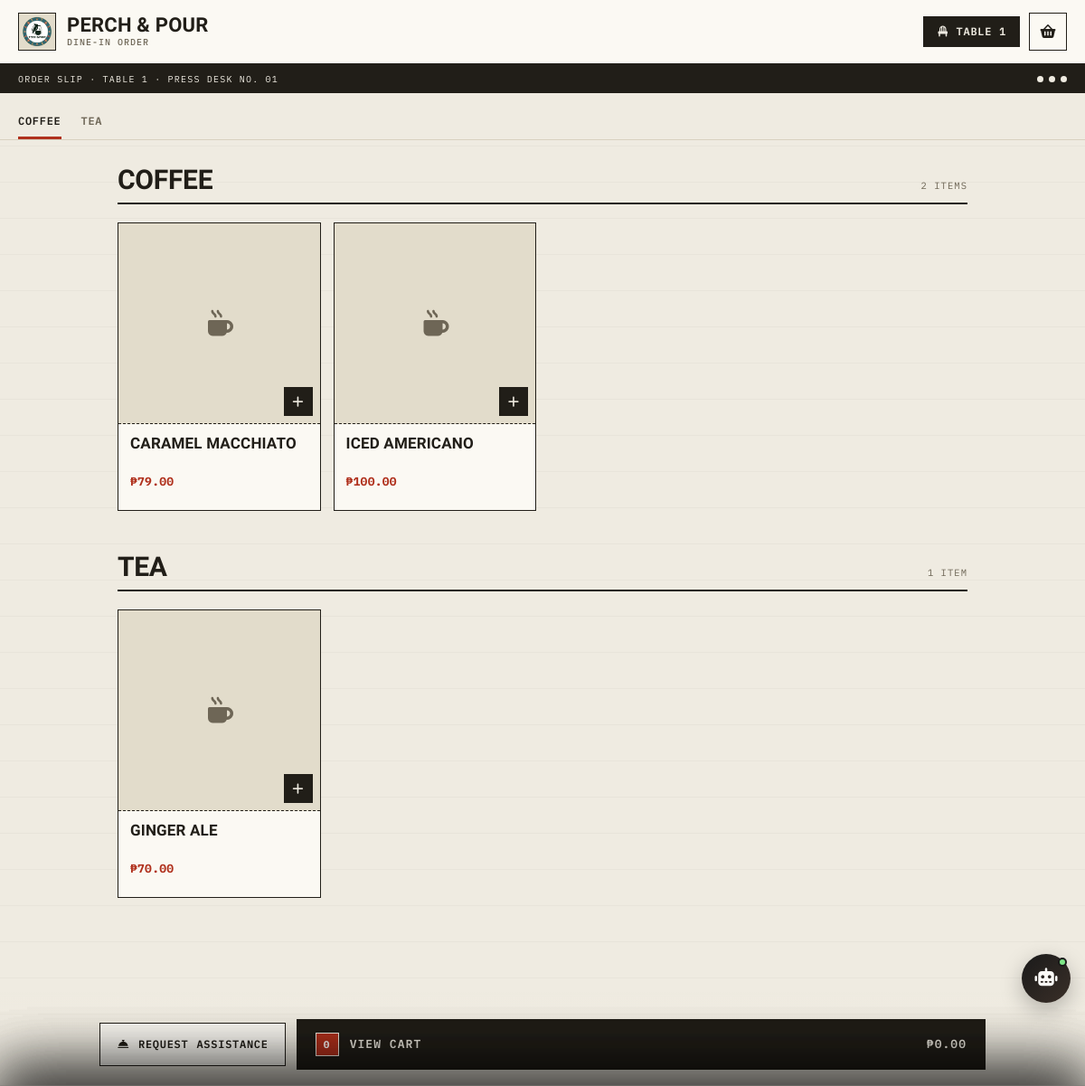
The app's page /index.php?table=TABLE-5106BE6AA861 with its own data.
### tables this page shows
CREATE TABLE `tables` (
  `table_id` int(11) NOT NULL,
  `table_number` varchar(20) NOT NULL,
  `qr_code` varchar(64) NOT NULL,
  `created_at` timestamp NOT NULL DEFAULT current_timestamp()
);

CREATE TABLE `menu_items` (
  `item_id` int(11) NOT NULL,
  `item_name` varchar(100) NOT NULL,
  `category` enum('Coffee','Tea','Soda','Fruit Juice','Milk') NOT NULL,
  `price` decimal(8,2) NOT NULL,
  `image` varchar(255) DEFAULT NULL,
  `is_available` tinyint(1) NOT NULL DEFAULT 1,
  `has_size` tinyint(1) NOT NULL DEFAULT 0,
  `has_sweetness` tinyint(1) NOT NULL DEFAULT 0,
  `has_milk_type` tinyint(1) NOT NULL DEFAULT 0,
  `has_addons` tinyint(1) NOT NULL DEFAULT 0,
  `created_at` timestamp NOT NULL DEFAULT current_timestamp(),
  `updated_at` timestamp NOT NULL DEFAULT current_timestamp() ON UPDATE current_timestamp()
);

### index.php (the view, shortened to what this page needs)
<?php
include 'config/db_connect.php';
$tableToken = trim($_GET['table'] ?? '');
$tableInfo  = null;
$menuByCategory = [];
if ($tableToken !== '') {
    $stmt = mysqli_prepare($conn, "SELECT * FROM tables WHERE qr_code = ?");
    mysqli_stmt_bind_param($stmt, "s", $tableToken);
    mysqli_stmt_execute($stmt);
    $res = mysqli_stmt_get_result($stmt);
    $tableInfo = mysqli_fetch_assoc($res);
}
if ($tableInfo) {
    $res = mysqli_query($conn, "SELECT * FROM menu_items WHERE is_available = 1 ORDER BY category ASC, item_name ASC");
    while ($row = mysqli_fetch_assoc($res)) {
        $menuByCategory[$row['category']][] = $row;
    }
}
function resolveProductImage($raw) {
    $raw = ltrim(str_replace('\\', '/', $raw), '/');
    $candidates = [];
    $filename = basename($raw);
    $candidates[] = 'uploads/menu/' . $filename;
    $candidates[] = 'uploads/cleaning/' . $filename;
    $candidates[] = 'uploads/' . $filename;
    return null;
}
?>
<!DOCTYPE html>
<html lang="en">
<head>
<link rel="stylesheet" href="vendor/bootstrap-5.3.8/css/bootstrap.min.css">
<link rel="stylesheet" href="vendor/fontawesome-free-7.3.1/css/all.min.css">
</head>
<body<?= ($tableInfo && !empty($menuByCategory)) ? ' class="has-floating-bar"' : '' ?>>
<?php if ($tableInfo): ?>
    <div class="cust-topbar">
        <div class="cust-brand">
            <div class="mark">
                <img src="img/logo.png" alt="Perch & Pour logo" onerror="this.style.display='none'; this.parentNode.innerHTML='<i class=&quot;fa-solid fa-mug-hot&quot;></i>';">
            </div>
            <div class="name">Perch &amp; Pour<small>Dine-in Order</small></div>
        </div>
        <div class="topbar-right">
            <div class="table-chip"><i class="fa-solid fa-chair"></i> Table <?= htmlspecialchars($tableInfo['table_number']) ?></div>
            <button type="button" class="cart-icon-btn" id="openCartBtn">
                <i class="fa-solid fa-basket-shopping"></i>
            </button>
        </div>
    </div>
    <?php if (empty($menuByCategory)): ?>
        <div class="masthead-band">
            <span>Order Slip &middot; Awaiting Menu</span>
            <div class="dots"><span></span><span></span><span></span></div>
        </div>
        <div class="error-state">
            <i class="fa-solid fa-mug-hot"></i>
            <h2>Menu Not Ready</h2>
            <p>Our menu is not available at the moment. Please call a staff member for assistance.</p>
        </div>
    <?php else: ?>
        <?php $categories = array_keys($menuByCategory); ?>
        <div class="masthead-band">
            <span>Order Slip &middot; Table <?= htmlspecialchars($tableInfo['table_number']) ?> &middot; Press Desk No. 01</span>
            <div class="dots"><span></span><span></span><span></span></div>
        </div>
        <nav class="cat-nav" id="catNav">
            <?php foreach ($categories as $i => $cat): ?>
                <a href="#cat-<?= $i ?>" class="<?= $i === 0 ? 'active' : '' ?>" onclick="setActive(this)">
                    <?= htmlspecialchars($cat) ?>
                </a>
            <?php endforeach; ?>
        </nav>
        <div class="menu-section">
            <?php foreach ($categories as $i => $cat): ?>
                <div class="cat-block" id="cat-<?= $i ?>">
                    <div class="section-head">
                        <h2><?= htmlspecialchars($cat) ?></h2>
                        <span class="meta"><?= count($menuByCategory[$cat]) ?> item<?= count($menuByCategory[$cat]) === 1 ? '' : 's' ?></span>
                    </div>
                    <div class="menu-grid">
                        <?php foreach ($menuByCategory[$cat] as $item): ?>
                            <?php $imgPath = resolveProductImage($item['image'] ?? null); ?>
                            <div class="menu-card" data-item-id="<?= (int) $item['id'] ?>" onclick="openCustomize(<?= (int) $item['id'] ?>)">
                                <div class="thumb">
                                    <?php if ($imgPath): ?>
                                        <img src="<?= htmlspecialchars($imgPath) ?>" alt="<?= htmlspecialchars($item['item_name']) ?>" loading="lazy">
                                    <?php else: ?>
                                        <i class="fa-solid fa-mug-hot"></i>
                                    <?php endif; ?>
                                    <div class="add-fab"><i class="fa-solid fa-plus"></i></div>
                                </div>
                                <div class="info">
                                    <div class="name"><?= htmlspecialchars($item['item_name']) ?></div>
                                    <div class="price">₱<?= number_format($item['price'], 2) ?></div>
                                </div>
                            </div>
                        <?php endforeach; ?>
                    </div>
                </div>
            <?php endforeach; ?>
        </div>
        <div class="floating-bar">
            <div class="floating-bar-inner">
                <button type="button" class="assist-btn" id="openServiceBtn">
                    <i class="fa-solid fa-bell-concierge"></i>
                    <span class="d-none d-sm-inline">Request</span> Assistance
                </button>
                <button type="button" class="cart-bar-btn" id="openCartBtn2">
                    <span class="left">
                        <span class="count-pill" id="cartBarCount">0</span>
                        View Cart
                    </span>
                    <span id="cartBarTotal">₱0.00</span>
                </button>
            </div>
        </div>
    <?php endif; ?>
<?php endif; ?>
<?php include __DIR__ . '/include/chatbot.php'; ?>
</body>
</html>

### records on screen
tables: table_number "1"
menu_items: item_name "CARAMEL MACCHIATO", price "79.00"
menu_items: item_name "ICED AMERICANO", price "100.00"
menu_items: item_name "GINGER ALE", price "70.00"

### other values on screen
$cat "COFFEE"
$cat "TEA"
count($menuByCategory[$cat]) "2"
count($menuByCategory[$cat]) "1"
